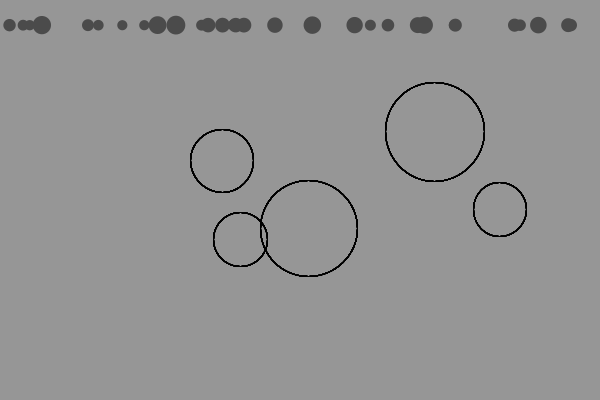
Frame 1 (no input)
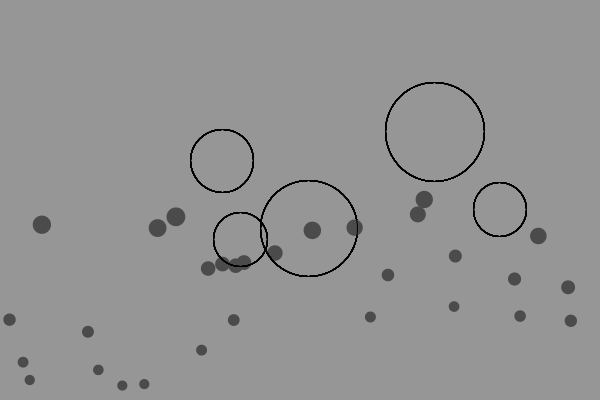
Frame 60 (the mouse pressed at the canvas centre just before this capture)
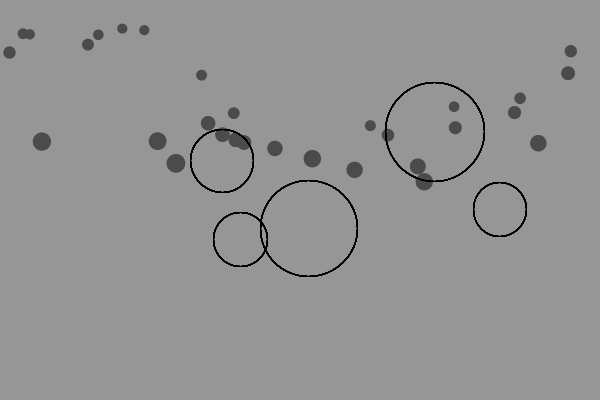
Frame 120 (the mouse held since frame 60 and released just before this capture)

The Processing sketch that drew these frames (run headless with seeded random() and noise(); from frame 60 on, the mouse is pressed at the canvas centre):

// Processing sketch: force_movers_with_fiction_pockets
// ── force_movers_with_fiction_pockets.pde
Mover[] movers = new Mover[30];
Pocket[] pockets = new Pocket[5];
PVector gravity;
PVector wind;

void setup() {
  size(600, 400);
  for (int i = 0; i < movers.length; i++) {
    movers[i] = new Mover();
  }

  for (int i = 0; i < pockets.length; i++) {
    pockets[i] = new Pocket();
  }
}

void draw() {
  background(150);

  for (int i = 0; i < movers.length; i++) {
    gravity = new PVector(0, 0.2);
    //gravity.mult(movers[i].mass);
    movers[i].applyForce(gravity);

    for (int j = 0; j < pockets.length; j++) {
      pockets[j].display();
      if (pockets[j].inside(movers[i])) {
        PVector fiction = movers[i].volocity.get();
        fiction.normalize();
        fiction.mult(-1);
        fiction.mult(pockets[j].mu);
        movers[i].applyForce(fiction);
      }
    }

    movers[i].update();
    movers[i].display();
    movers[i].checkEdge();
  }
}
// ── friction_pocket_object.pde

class Pocket {
  PVector location;
  float wid;
  int dir;
  float mu;

  Pocket() {
    location = new PVector(random(width), random(100, height - 150));
    wid = random(50, 100);
    dir = int(random(-1, 1));
    mu = random(0.01, 0.04);
  }
  
  
  void display() {
   noFill();
   stroke(0);
   ellipse(location.x, location.y, wid, wid);
  }

  boolean inside(Mover m) {
    float dis = m.mass * 10 + wid;
    PVector d = PVector.sub(m.location, location);
    float dMag = d.mag();
    if (dMag <= dis) {
      println(1);
      return true;
    } else {
      println(0);
      return false;
    }
  }
}
// ── mover.pde


class Mover {
  PVector location;
  PVector volocity;
  PVector acceleration;
  float mass;

  Mover() {
    location = new PVector(random(width), 25);
    volocity = new PVector(0, 0);
    acceleration = new PVector(0, 0);
    mass = random (1, 2);
  }

  void applyForce(PVector f) {
    PVector force = PVector.div(f, mass);
    acceleration.add(force);
  }

  void update() {
    volocity.add(acceleration);
    //volocity.limit(10);
    //println(volocity.y);
    location.add(volocity);
    acceleration.mult(0);
  }

  void display() {
    noStroke();
    fill(75);
    ellipse(location.x, location.y, mass * 10, mass * 10);
  }

  void checkEdge() {
    if (location.x > width) {
      location.x = width;
      volocity.x *= -1;
    } else if (location.x < 0) {
      volocity.x *= -1;
      location.x = 0;
    }

    if (location.y > height) {
      volocity.y *= -1;
      location.y = height;
    }
  }
}
